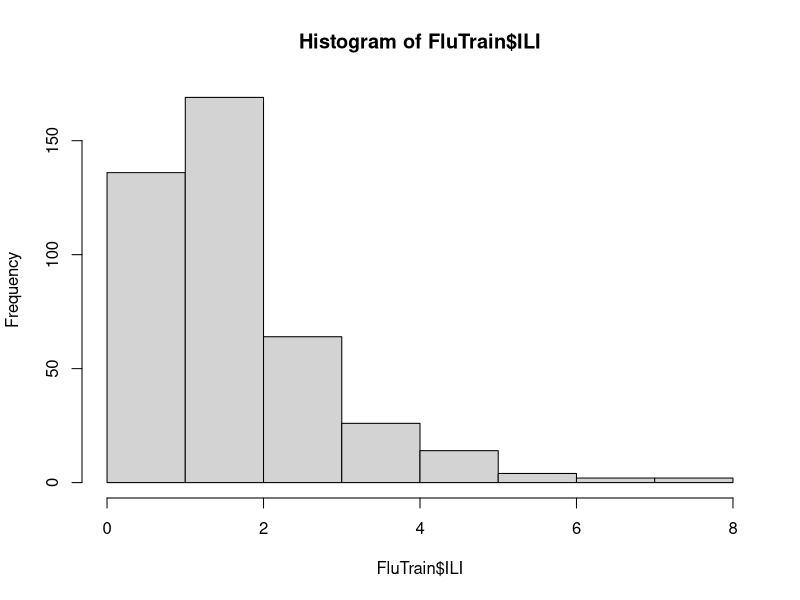
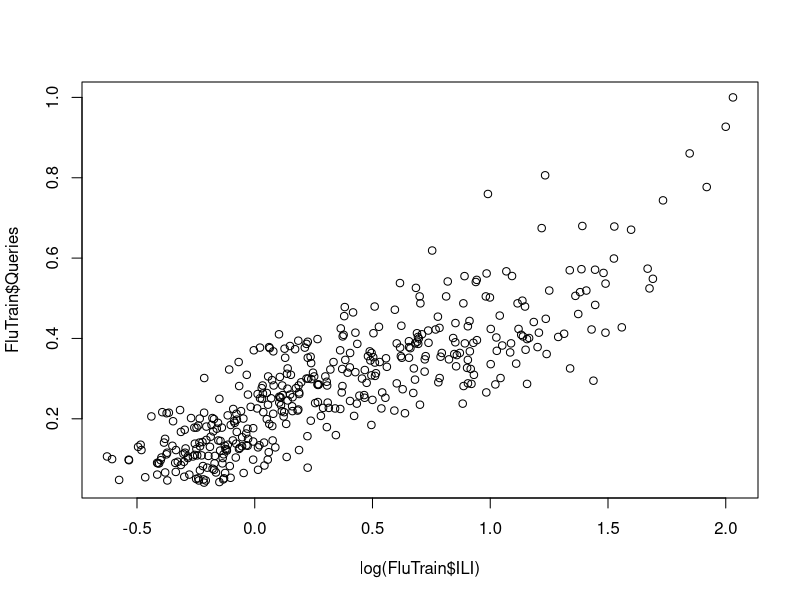
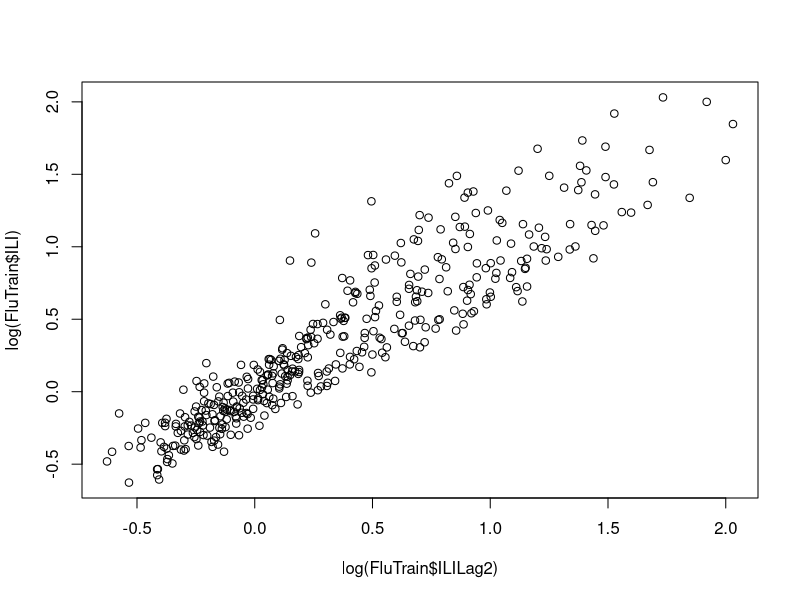

These figures' R source, in order:
# Author: Savio Abuga
setwd("/Users/savioabuga/Documents/Study/AnalyticsEdge/")

FluTrain = read.csv("Unit2/Data/FluTrain.csv")
str(FluTrain)
sort(tapply(FluTrain$ILI, FluTrain$Week, mean))

sort(tapply(FluTrain$Queries, FluTrain$Week, mean))
    
hist(FluTrain$ILI)

# When handling a skewed dependent variable, it is often useful to predict 
# the logarithm of the dependent variable instead of the dependent variable itself 
# -- this prevents the small number of unusually large or small observations 
# from having an undue influence on the sum of squared errors of predictive models.
# In this problem, we will predict the natural log of the ILI variable, 
# which can be computed in R using the log() function.


plot(log(FluTrain$ILI), FluTrain$Queries)


# The regression model
FluTrend1 = lm(log(FluTrain$ILI) ~ Queries, data = FluTrain)
summary(FluTrend1)

# Doing predictions
FluTest = read.csv("Unit2/Data/FluTest.csv")
str(FluTest)

PredTest1 = exp(predict(FluTrend1, newdata = FluTest))
PredTest1

FluTest$Predictions = PredTest1

FluTest[FluTest$Week == '2012-03-11 - 2012-03-17',]

# Calculating the errors
SSE = sum((FluTest$Predictions - FluTest$ILI)^2)

RMSE = sqrt(SSE/nrow(FluTest))
RMSE

# Using time lag
library("zoo")

ILILag2 = lag(zoo(FluTrain$ILI), -2, na.pad = TRUE)

FluTrain$ILILag2 = coredata(ILILag2)

FluTrain

summary(FluTrain$ILILag2)

plot(log(FluTrain$ILILag2), log(FluTrain$ILI))

# Training ILI on ILILag2
FluTrend2 = lm(log(FluTrain$ILI) ~ log(ILILag2) + Queries, data=FluTrain)
summary(FluTrend2)

# Adding ILLLag2 to the FlueTest
FluTest$ILILag2 = coredata(lag(zoo(FluTest$ILI), -2, na.pad = TRUE))
FluTest$ILILag2
names(FluTrain)
nrow(FluTest)

Second = FluTrain[nrow(FluTrain), c('ILI')]
First = FluTrain[nrow(FluTrain) - 1, c('ILI')]


FluTest[FluTest$Week == "2012-01-08 - 2012-01-14", "ILILag2"] = Second
FluTest[FluTest$Week == "2012-01-01 - 2012-01-07", "ILILag2"] = First


FluTest$Predictions2 = exp(predict(FluTrend2, newdata = FluTest))

FluTest
SSE = sum((FluTest$Predictions2 - FluTest$ILI)^2)
RMSE = sqrt(SSE/nrow(FluTest))
RMSE
